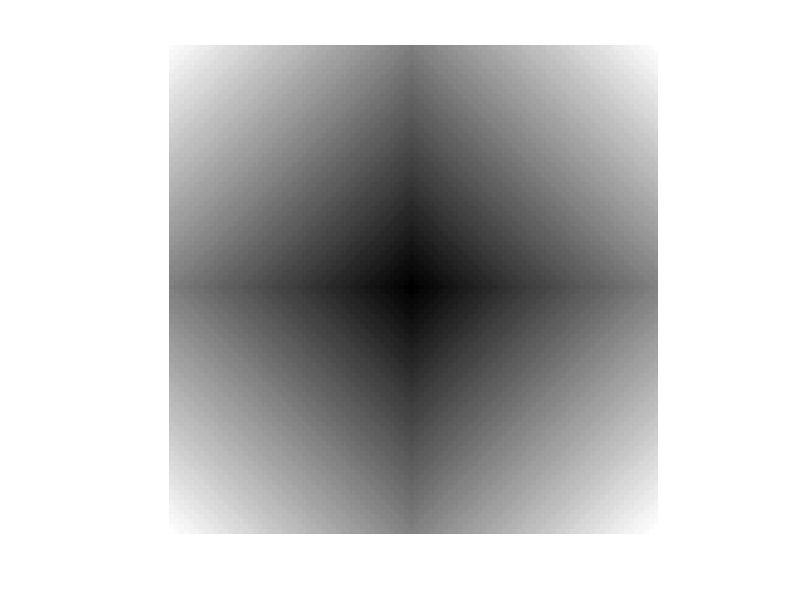

Write MATLAB code to recreate this figure.
% make a 2d array of values.
imageData = []; % set up an empty array
imSize = 100;
numRows = imSize;
numCols = imSize;

% populate using a nested loop
for row=[1:numRows]
    imageRow = []; % empty vector for row
    for col = [1:numCols]
        pixelVal = uint8(((abs(50-row)+abs(50-col))/(imSize) * 255)); % make a pixel val in 0..255
        imageRow = [imageRow pixelVal];  % add value for  pixel
    end
    imageData = [imageData; imageRow]; % add row of pixels
end

% display as an image
imshow(imageData);

% save as an image
imwrite(imageData,'test5.png');

% load an image
newImageData = imread('test5.png');

% print information about what is stored in the variable
whos newImageData;
